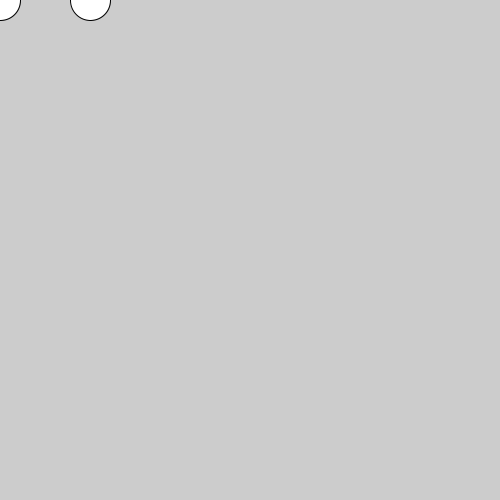
Frame 1 (no input)
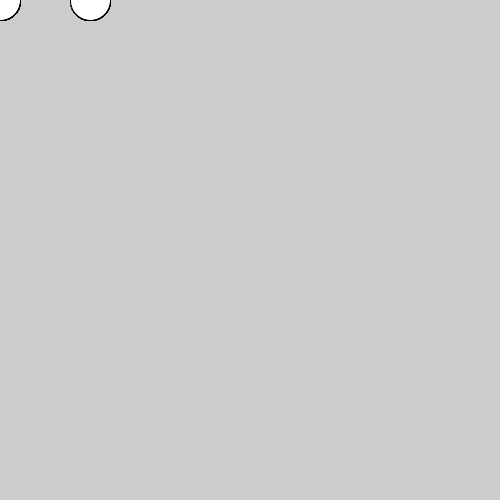
Frame 60 (the mouse pressed at the canvas centre just before this capture)
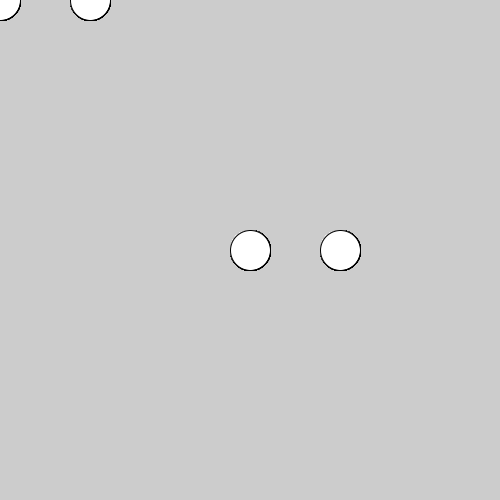
Frame 120 (the mouse held since frame 60 and released just before this capture)

The Processing sketch that drew these frames (run headless with seeded random() and noise(); from frame 60 on, the mouse is pressed at the canvas centre):

// Processing sketch: exercise_1_and_2
// ── exercise_1_and_2.pde
//Exercise 1. and 2 
void setup() 
{
  size(500, 500);
}

void draw() 
{
  ellipse(mouseX, mouseY, 40, 40);
  ellipse(mouseX+90, mouseY, 40, 40);
}
